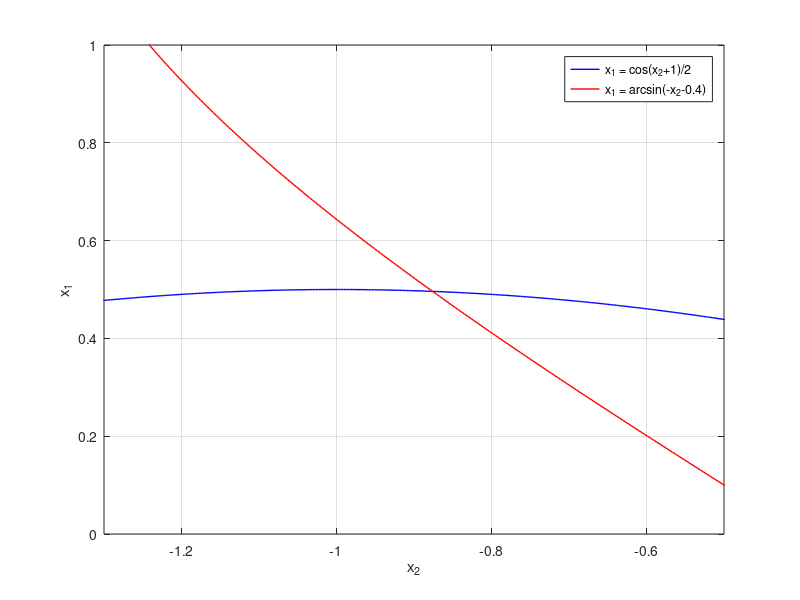

This chart was generated by the following MATLAB code:
% Вариант 5:
% 2*x1 - cos(x2 + 1) = 0  => x1 = cos(x2 + 1)/2
% x2 + sin(x1) = -0.4     => x1 = arcsin(-0.4 - x2)


% Очистка
clear all; clc;

% Область для x2
x2 = linspace(-2, 2, 1000);

% Первая функция
x1_1 = cos(x2 + 1) / 2;

% Вторая функция (только где arcsin определен)
x1_2 = asin(-x2 - 0.4);

% Построение графика
plot(x2, x1_1, 'b', 'LineWidth', 1);
hold on;
plot(x2, x1_2, 'r', 'LineWidth', 1);
grid on;
xlim([-1.3, -0.5]);
ylim([0, 1]);
xlabel('x_2');
ylabel('x_1');
legend('x_1 = cos(x_2+1)/2', 'x_1 = arcsin(-x_2-0.4)');

% интервалы локализации -> [x2_a, x2_b] = [-1.3, -0.5], [x1_a, x1_b] = [0, 1]

% решение с помощью fsolve()
function y = F(x)
    y = [2*x(1) - cos(x(2) + 1);
         x(2) + sin(x(1)) + 0.4];
end

% Решение
x_fsolve = [0.5; -0.9]; % я взял середину интервалов [x1, x2]
solution_fsolve = fsolve(@F, x_fsolve);
disp('Решение fsolve:');
disp(solution_fsolve);

% якоби
J = [0, -0.0499167;
     -0.877583, 0];

q = norm(J, 1);
fprintf('q=');
disp(q);

% Проверка условия сходимости
if q >= 1
    fprintf('Внимание: условие сходимости не выполнено (q >= 1)\n');
else
    fprintf('Условие сходимости выполнено (q < 1)\n');
end


% параметры
x0 = [0.5; -0.9]; % начальное приближение
epsilon = 1e-4;

k = 0; % Счетчик итераций
x_old = x0; % x^(0) - начальное приближение

epsilon0 = ((1-q) / q) * epsilon;

diff_norm = epsilon0 + 1;

fprintf('┌─────┬────────────┬────────────┬──────────────────┬────────────────────┐\n');
fprintf('│ №   │    x1      │    x2      │ ‖x^(k)-x^(k-1)‖  │ точность           │\n');
fprintf('├─────┼────────────┼────────────┼──────────────────┼────────────────────┤\n');

while diff_norm > epsilon0
  k = k + 1;
  x_new = [cos(x_old(2)+1)/2; -sin(x_old(1))-0.4];
  diff_norm = norm(x_new - x_old, 1);
  fprintf('%3d\t%.6f\t%.6f\t%.6f\t%.6f\n', ...
                k, x_new(1), x_new(2), diff_norm, epsilon0)

  x_old = x_new;

end

fprintf('└─────┴────────────┴────────────┴──────────────────┴────────────────────┘\n');

% Сравнивая две последние колонки таблицы определить номер итерации
fprintf('\n5. Точность достигнута на итерации: %d\n', k);

% Выписать решение системы x*
fprintf('\n6. Решение системы x*:\n');
fprintf('x* = [%.8f, %.8f]\n', x_new(1), x_new(2));














